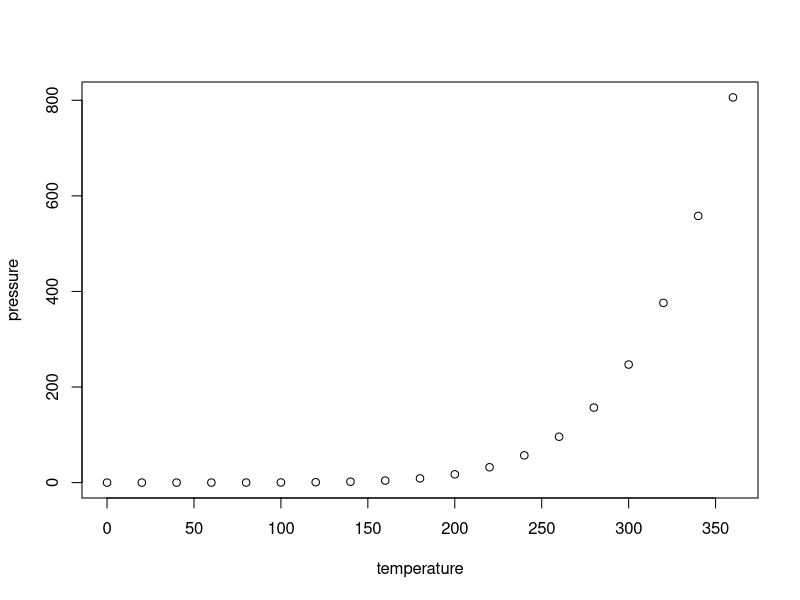
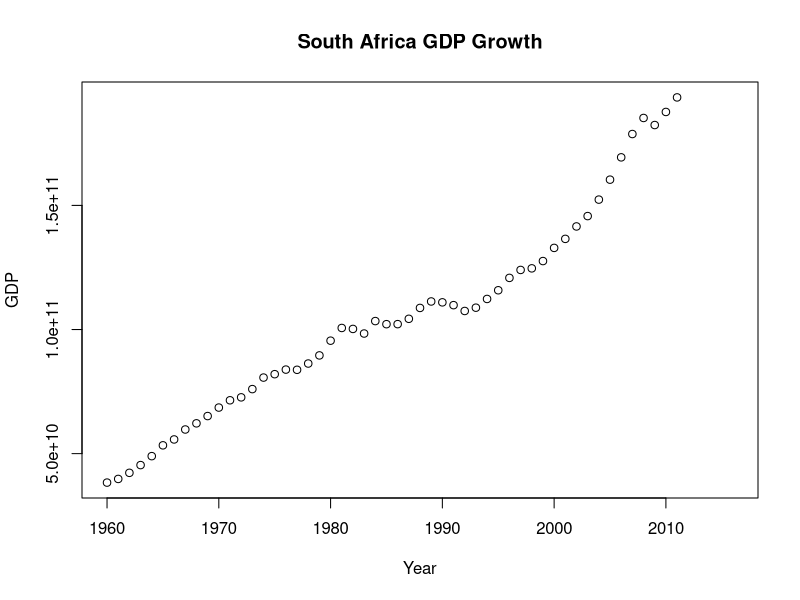

Here is the R script that generated these plots, in order:
## ---- chunk 1
knitr::opts_chunk$set(echo = TRUE)
## ---- chunk 2
summary(cars)
## ---- chunk 3
plot(pressure)
## ---- chunk 4
library('dslabs')
library(ggplot2)
## ---- chunk 5
help(gapminder)
## ---- chunk 6
str(gapminder)
## ---- chunk 7
summary(gapminder)
## ---- chunk 8
class(gapminder)
## ---- chunk 9

africadata <-  gapminder[which(gapminder$continent=='Africa'), ]
## ---- chunk 10
str(africadata)
summary(africadata)
## ---- chunk 11
InfMortandLifeExp <- africadata[ ,c(3,4)]

PopandLifeExp <- africadata[ ,c(6,4)]
## ---- chunk 12
# extract data for south africa
sa = africadata[africadata$country=="South Africa",]
# see the country's GDP growth over time
plot(sa$year,sa$gdp, main="South Africa GDP Growth", xlab = "Year", ylab = "GDP")

# see the corelation btw life_expectancy and GDP
fit3 <- lm(life_expectancy~gdp, data = sa)
summary(fit3)

# p = 0.02, meaning over 95% confidence that GDP and life expectancy are positively correlated for South Africa
